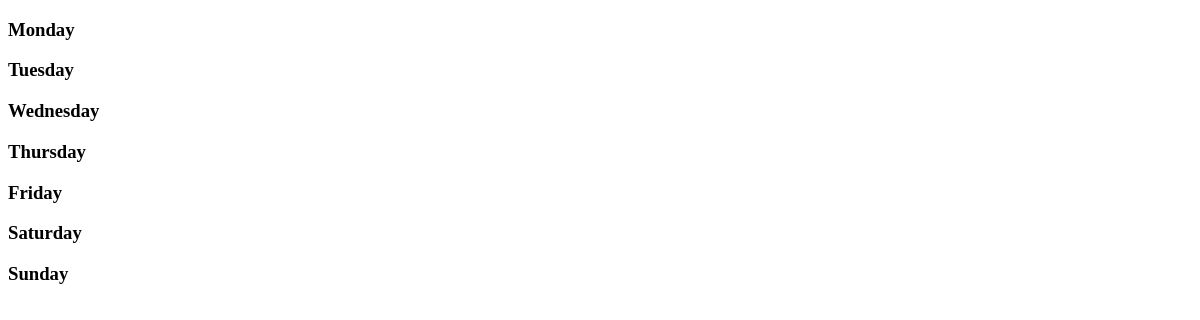
The app's page /studentviewroutine/3, older data.
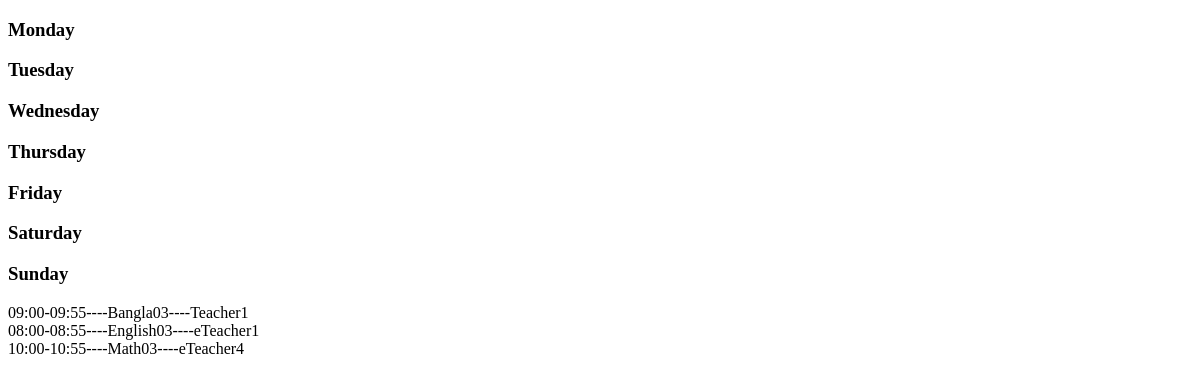
The same page, newer data.
### academic/models.py (models this page shows, shortened)
class ClassRoutine2(PreModel):
    DAY = (
        ('Sunday','Sunday'),
        ('Monday','Monday'),
        ('Tuesday','Tuesday'),
        ('Wednesday','Wednesday'),
        ('Thursday','Thursday'),
    )
    which_class = models.ForeignKey(Class,on_delete=models.CASCADE)
    time_slot = models.ForeignKey(ClassRoutineTimeSlot,on_delete=models.CASCADE)
    subject = models.ForeignKey(Subject,on_delete=models.CASCADE)
    day = models.CharField(max_length=255,choices=DAY)

class ClassRoutineTimeSlot(PreModel):
    routine_time_slot = models.CharField(max_length=255)
    def __str__(self) -> str:
        return self.routine_time_slot

class Subject(PreModel):
    which_class = models.ForeignKey(Class,on_delete=models.CASCADE,related_name='which_class')
    subject_name = models.CharField(max_length=255)
    subject_teacher = models.ForeignKey(Teacher,on_delete=models.SET_NULL,null=True,blank=True)
    def __str__(self) -> str:
        return f'{self.subject_name}'

### teacher/models.py (models this page shows)
class Teacher(models.Model):
    user = models.OneToOneField(CustomUser,on_delete=models.CASCADE)
    name = models.CharField(max_length=255)
    department = models.ForeignKey(Department,on_delete=models.SET_NULL,null=True)
    def __str__(self) -> str:
        return self.name

### student/views.py (the view)
# urls.py: path('studentviewroutine/<int:class_id>',student_view_routine,name='student-view-routine'),
def student_view_routine(request,class_id):
    days = ["Monday", "Tuesday", "Wednesday", "Thursday", "Friday", "Saturday", "Sunday"]
    routine = ClassRoutine2.objects.filter(which_class=class_id)
    context = {
        'routine':routine,
        'days':days,
        }
    return render(request,'student_view_routine.html',context)

### template/student_view_routine.html (shortened to what this page needs)
<!DOCTYPE html>
<html lang="en">
<head>
</head>
<body>
    {% for d in days %}
    <h3>{{d}}</h3>
    {% for r in routine %}
    {% if r.day == d %}
    {{r.time_slot}}----{{r.subject}}----{{r.subject.subject_teacher}}<br/>
    {% endif %}
    {% endfor %}
    {% endfor %}
</body>
</html>

Row changes from the older to the newer data that the page shows:
added ClassRoutine2: time_slot "09:00-09:55", subject "Bangla03", subject.subject_teacher "Teacher1"
added ClassRoutine2: time_slot "08:00-08:55", subject "English03", subject.subject_teacher "eTeacher1"
now on this page (row edited): ClassRoutine2: time_slot "10:00-10:55", subject "Math03", subject.subject_teacher "eTeacher4"
